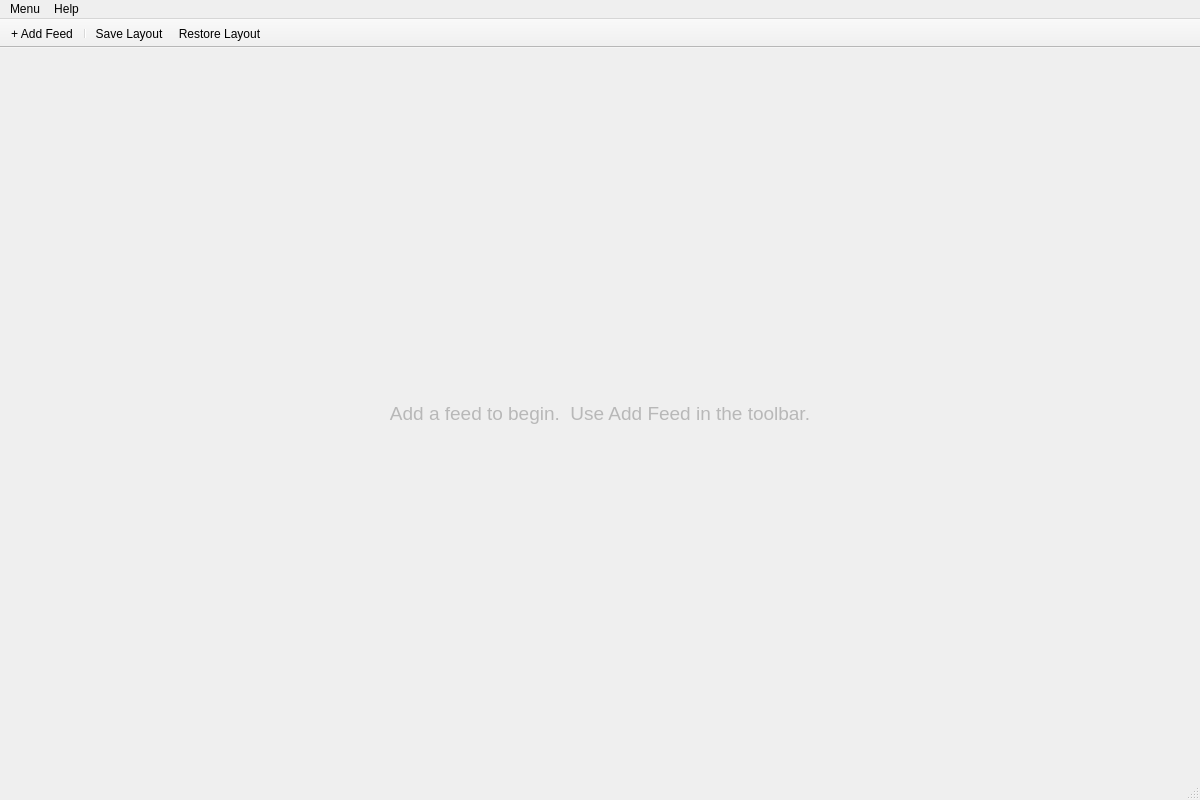
<?xml version="1.0" encoding="UTF-8"?>
<ui version="4.0">
 <class>FlightViewerWindow</class>
 <widget class="QMainWindow" name="FlightViewerWindow">
  <property name="geometry">
   <rect>
    <x>0</x>
    <y>0</y>
    <width>1200</width>
    <height>800</height>
   </rect>
  </property>
  <property name="windowTitle">
   <string>ADIAT Flight Viewer</string>
  </property>
  <widget class="QWidget" name="centralwidget">
   <layout class="QVBoxLayout" name="centralLayout">
    <item>
     <widget class="QLabel" name="placeholderLabel">
      <property name="text">
       <string>Add a feed to begin.  Use Add Feed in the toolbar.</string>
      </property>
      <property name="alignment">
       <set>Qt::AlignCenter</set>
      </property>
      <property name="font">
       <font>
        <pointsize>14</pointsize>
       </font>
      </property>
      <property name="styleSheet">
       <string notr="true">QLabel { color: palette(mid); }</string>
      </property>
     </widget>
    </item>
   </layout>
  </widget>
  <widget class="QMenuBar" name="menubar">
   <property name="geometry">
    <rect>
     <x>0</x>
     <y>0</y>
     <width>1200</width>
     <height>22</height>
    </rect>
   </property>
   <widget class="QMenu" name="menuMain">
    <property name="title">
     <string>Menu</string>
    </property>
    <addaction name="actionAddFeed"/>
    <addaction name="separator"/>
    <addaction name="actionToggleGallery"/>
    <addaction name="actionToggleMap"/>
    <addaction name="separator"/>
    <addaction name="actionSaveLayout"/>
    <addaction name="actionRestoreLayout"/>
    <addaction name="separator"/>
    <addaction name="actionOpenImageAnalysis"/>
    <addaction name="actionOpenStreamingDetector"/>
    <addaction name="separator"/>
    <addaction name="actionClose"/>
   </widget>
   <widget class="QMenu" name="menuHelp">
    <property name="title">
     <string>Help</string>
    </property>
    <addaction name="actionHelp"/>
   </widget>
   <addaction name="menuMain"/>
   <addaction name="menuHelp"/>
  </widget>
  <widget class="QStatusBar" name="statusbar"/>
  <widget class="QToolBar" name="mainToolBar">
   <property name="windowTitle">
    <string>Main Toolbar</string>
   </property>
   <property name="movable">
    <bool>false</bool>
   </property>
   <property name="floatable">
    <bool>false</bool>
   </property>
   <attribute name="toolBarArea">
    <enum>TopToolBarArea</enum>
   </attribute>
   <attribute name="toolBarBreak">
    <bool>false</bool>
   </attribute>
   <addaction name="actionAddFeed"/>
   <addaction name="separator"/>
   <addaction name="actionSaveLayout"/>
   <addaction name="actionRestoreLayout"/>
  </widget>
  <action name="actionAddFeed">
   <property name="text">
    <string>+ Add Feed</string>
   </property>
   <property name="toolTip">
    <string>Pair with an ADIAT Mobile drone controller using a 6-character code.</string>
   </property>
  </action>
  <action name="actionToggleGallery">
   <property name="text">
    <string>Mission Gallery</string>
   </property>
   <property name="checkable">
    <bool>true</bool>
   </property>
   <property name="checked">
    <bool>true</bool>
   </property>
   <property name="toolTip">
    <string>Show or hide the aggregate Mission Gallery panel.</string>
   </property>
  </action>
  <action name="actionSaveLayout">
   <property name="text">
    <string>Save Layout</string>
   </property>
   <property name="toolTip">
    <string>Save the current dock arrangement for next session.</string>
   </property>
  </action>
  <action name="actionRestoreLayout">
   <property name="text">
    <string>Restore Layout</string>
   </property>
   <property name="toolTip">
    <string>Apply the last saved dock arrangement.</string>
   </property>
  </action>
  <action name="actionClose">
   <property name="text">
    <string>Close Viewer</string>
   </property>
  </action>
  <action name="actionToggleMap">
   <property name="text">
    <string>Map</string>
   </property>
   <property name="checkable">
    <bool>true</bool>
   </property>
   <property name="checked">
    <bool>false</bool>
   </property>
   <property name="toolTip">
    <string>Show or hide the detection map dock.</string>
   </property>
  </action>
  <action name="actionOpenImageAnalysis">
   <property name="text">
    <string>Open Image Analysis</string>
   </property>
   <property name="toolTip">
    <string>Switch to the Image Analysis window for post-flight image review.</string>
   </property>
  </action>
  <action name="actionOpenStreamingDetector">
   <property name="text">
    <string>Open Streaming Detector</string>
   </property>
   <property name="toolTip">
    <string>Switch to the Streaming Detector window for RTMP / HDMI capture sessions.</string>
   </property>
  </action>
  <action name="actionHelp">
   <property name="text">
    <string>ADIAT Help</string>
   </property>
   <property name="toolTip">
    <string>Open the ADIAT documentation in your browser.</string>
   </property>
  </action>
 </widget>
 <resources/>
 <connections/>
</ui>
